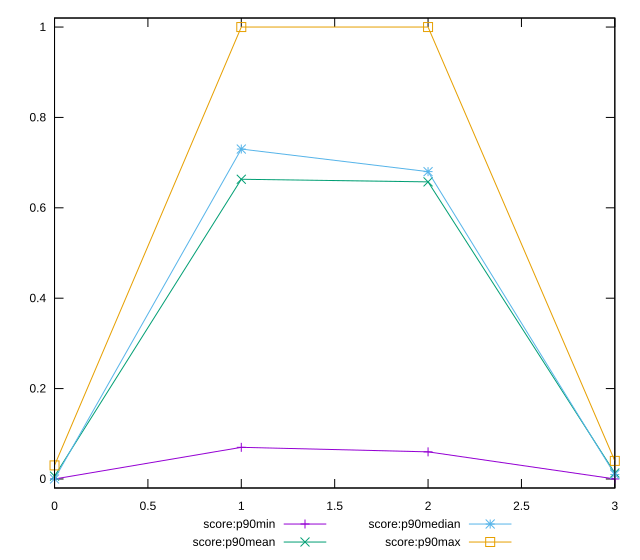

Source code (gnuplot):
reset

$scoreP90Min <<EOF
0 0
1 0.07
2 0.06
3 0
EOF

$scoreP90Mean <<EOF
0 0.006276595744680855
1 0.663191489361702
2 0.6574193548387097
3 0.013191489361702138
EOF

$scoreP90Median <<EOF
0 0
1 0.73
2 0.68
3 0.01
EOF

$scoreP90Max <<EOF
0 0.03
1 1
2 1
3 0.04
EOF

set key outside below
set xrange [0:3]
set yrange [-0.02:1.02]
set trange [-0.02:1.02]
set terminal svg size 640, 560 enhanced background rgb 'white'
set output "report/report_00029_2021-02-24T13-36-40.390Z/max-potential-fid/progression/score.svg"

plot $scoreP90Min title "score:p90min" with linespoints, \
     $scoreP90Mean title "score:p90mean" with linespoints, \
     $scoreP90Median title "score:p90median" with linespoints, \
     $scoreP90Max title "score:p90max" with linespoints

reset
